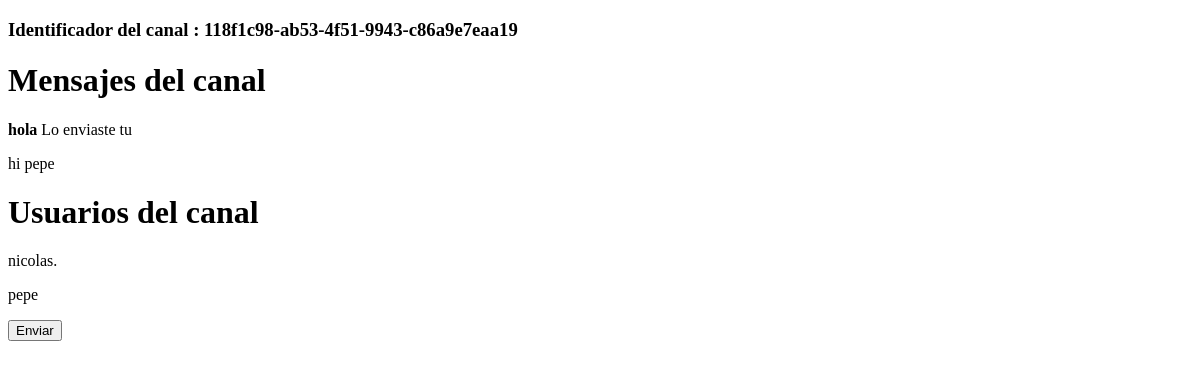
The page /AppMensajes/ms/pepe (signed in) on the database as committed earlier.
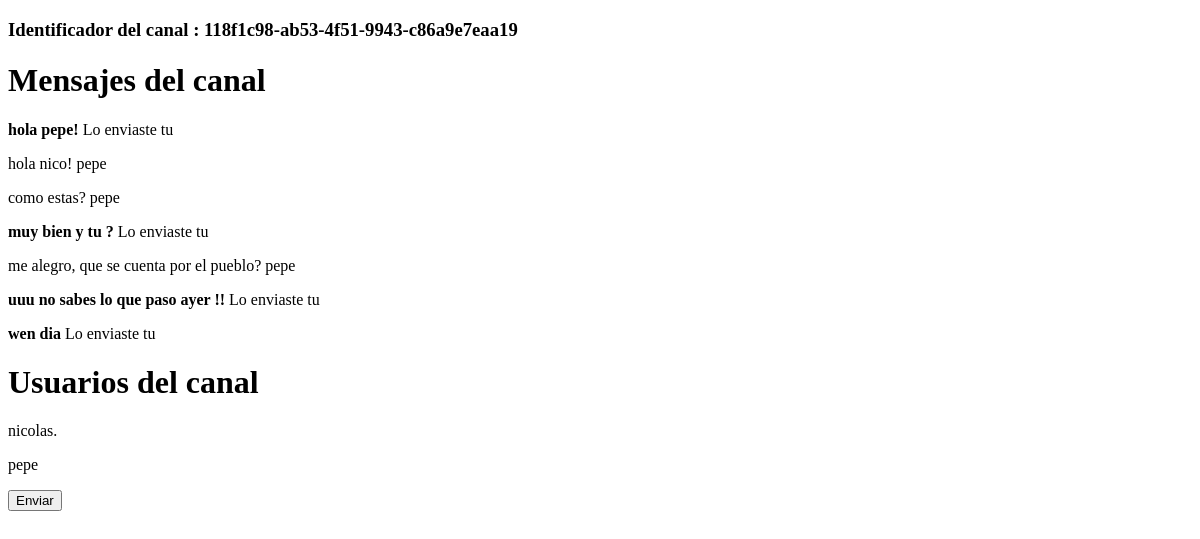
The same page on the database as committed later.
### AppMensajes/models.py (models this page shows)
class ModelBase(models.Model):
    id = models.UUIDField(default=uuid.uuid4, primary_key=True, db_index=True, editable=False)
    tiempo = models.DateTimeField(auto_now_add=True)
    actualizar = models.DateTimeField(auto_now=True)
    class Meta:
        abstract = True

class CanalMensaje(ModelBase):
    canal = models.ForeignKey("canal", on_delete=models.CASCADE)
    usuarioo = models.ForeignKey(User, on_delete=models.CASCADE)
    texto = models.TextField()

class CanalUsuario(ModelBase):
    canal = models.ForeignKey("canal", null=True, on_delete=models.SET_NULL)
    usuario = models.ForeignKey(User, on_delete=models.CASCADE)

### AppMensajes/views.py (the view)
# urls.py: path("ms/<str:username>", DetailMs.as_view(), name= "detailms"),
class DetailMs(LoginRequiredMixin, DetailView):
    template_name= 'AppMensajes/canal_detail.html'
    def get_object(self, *args, **kwargs):
        username = self.kwargs.get("username")
        mi_username = self.request.user.username
        canal, _ = Canal.objects.obtener_o_crear_canal_ms(mi_username, username)
        if username == mi_username:
            mi_canal, _ = Canal.objects.obtener_0_crear_canal_usuario_actual(self.request.user)
            return mi_canal
        if canal == None:
            raise Http404
        return canal

### AppMensajes/models.py (called while the page is built, shortened)
    def solo_dos(self):
        return self.annotate(num_usuarios= Count("usuarios")).filter(num_usuarios=2)

    def filtrar_por_username(self, username):
        return self.filter(canalusuario__usuario__username=username)

    def get_queryset(self, *args, **kwargs):
        return CanalQuerySet(self.model, using=self._db)

    def filtrar_ms_por_privado(self, username_a, username_b):
        return self.get_queryset().solo_dos().filtrar_por_username(username_a).filtrar_por_username(username_b)

    def obtener_o_crear_canal_ms(self, username_a, username_b):
        qs = self.filtrar_ms_por_privado(username_a, username_b)
        if qs.exists():
            return qs.order_by("tiempo").first(), False

### template/AppMensajes/canal_detail.html (shortened to what this page needs)
{% extends 'base.html' %}
{% block contenedor %}
    <h3>Identificador del canal : {{object.id}}</h3>
    <h1>Mensajes del canal</h1>
    <div id="contenedor_ms">
    {% for mensaje in object.canalmensaje_set.all %}
            {% if request.user == mensaje.usuarioo %}
                <p>
                    <strong>
                        {{mensaje.texto}}
                    </strong>
                    <span>
                        Lo enviaste tu
                    </span>
                </p>
            {% else %}
                <p>
                    {{mensaje.texto}}
                    <span>
                        {{mensaje.usuarioo}}
                    </span>
                </p>
            {% endif %}
    {% endfor %}
    </div>
    <h1>Usuarios del canal</h1>
    {% for usuarios in object.canalusuario_set.all %}
            <p>
                {{usuarios.usuario}}
            </p>
    {% endfor %}
    <form id="form_submit" action="{{ request.path }}" method="POST">
        <button type="submit">
            Enviar
        </button>
    </form>
{% endblock %}

Rows that differ between the two databases and show on the page:
removed CanalMensaje: texto "hola"
removed CanalMensaje: texto "hi", usuarioo "pepe"
added CanalMensaje: texto "hola pepe!"
added CanalMensaje: texto "hola nico!", usuarioo "pepe"
added CanalMensaje: texto "como estas?", usuarioo "pepe"
added CanalMensaje: texto "muy bien y tu ?"
added CanalMensaje: texto "me alegro, que se cuenta por el pueblo?", usuarioo "pepe"
added CanalMensaje: texto "uuu no sabes lo que paso ayer !!"
added CanalMensaje: texto "wen dia"
